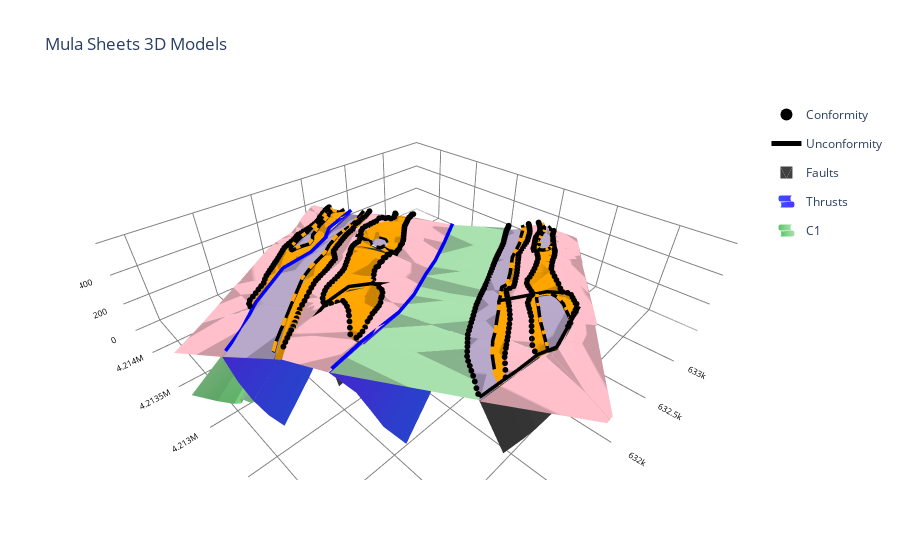

Notebook cell for this chart:
### Code cell
fig=go.Figure(tr_dat+data_fallas+tcbm+H+tC11)

camera = dict(up=dict(x=0, y=0, z=1),
              center=dict(x=0, y=0, z=0),
               eye=dict(x=-1.25, y=-1.25, z=1.25) )
fig.update_layout(
    legend=go.layout.Legend(
        itemsizing='constant'  # Set the itemsizing attribute to 'constant'
    ))

fig.update_layout( title="Mula Sheets 3D Models",
                  #paper_bgcolor = 'black',
                 scene = dict(
                     xaxis=dict(title='UTM_X', 
                                tickfont = dict(size = 10,color = 'black'),
                                title_font_size=10,
                                titlefont_color='black', 
                                range=[cotasxy[0],cotasxy[1]],
                                backgroundcolor='white',
                                color='black',
                                gridcolor='gray'),
                     yaxis=dict(title='UTM_Y',
                                tickfont = dict(size = 10,color = 'black'),
                                title_font_size=10,
                                titlefont_color='black', 
                                range=[cotasxy[2],cotasxy[3]],  
                                backgroundcolor='white',
                                color='black',
                                gridcolor='gray'),
                      zaxis=dict(nticks=4,
                                tickfont = dict(size = 10,color = 'black'),
                                title='Elevation', 
                                title_font_size=10,
                                titlefont_color='black', 
                                range=[0,600],
                                backgroundcolor='white',
                                color='black', 
                                gridcolor='gray'),
                     aspectratio=dict(x=2, y=2, z=0.5)),
                     #aspectmode='data'),
                     scene_camera= camera,
                 ) 
              
fig.show()
